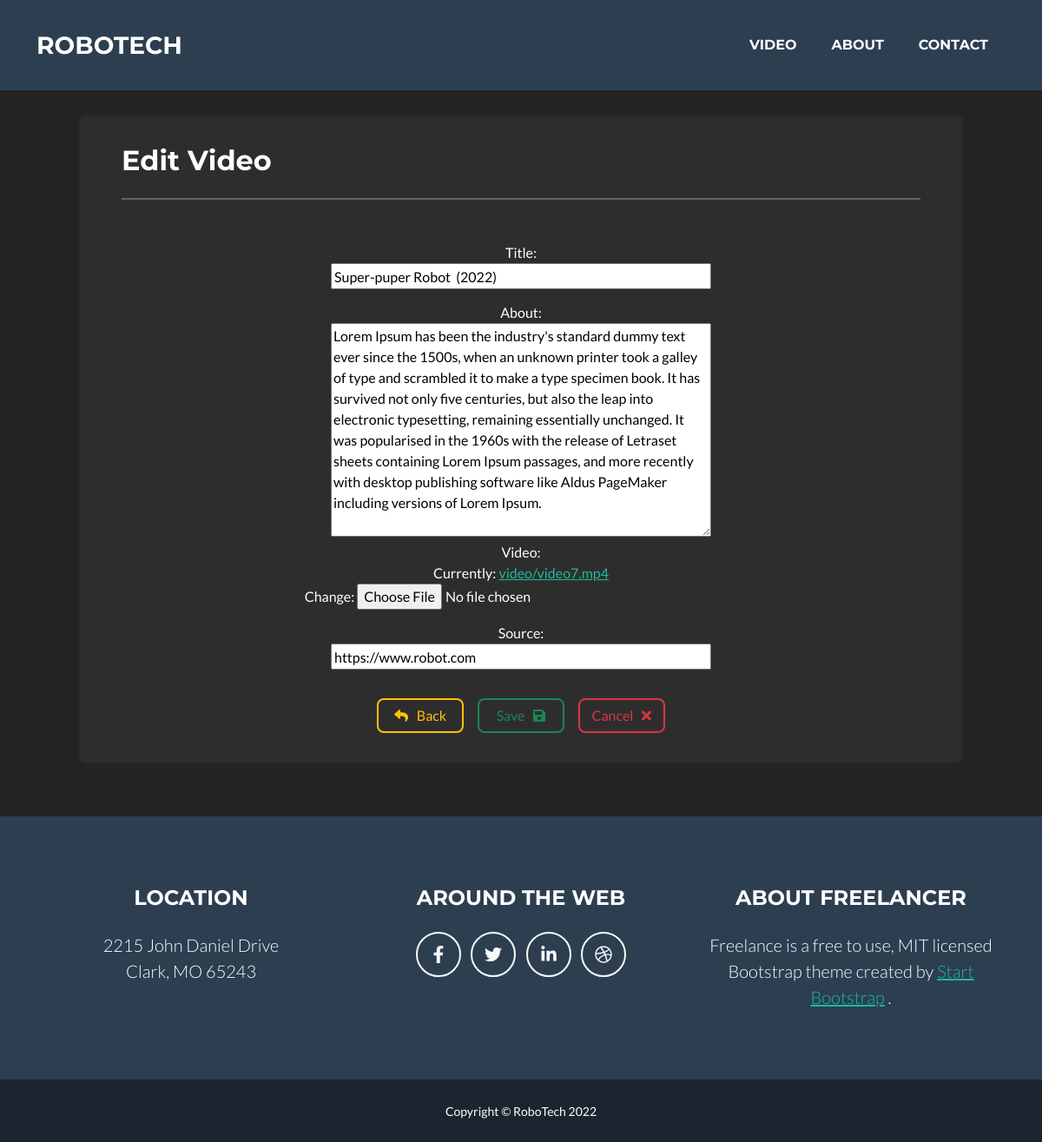
/video/edit/1, run on the app's committed database.
### video/models.py (models this page shows, shortened)
class Post(models.Model):
    title = models.CharField(max_length=256, unique=True, null=False)
    about = models.TextField(max_length=500, null=False)
    video = models.FileField(null=False, upload_to='video/')
    published = models.DateTimeField(null=False, auto_now_add=True, blank=True)
    source = models.URLField(null=True)

### video/views.py (the view, shortened to what this page needs)
# urls.py: re_path(r'^edit/(?P<post_id>[0-9]+)$', edit),
def edit(request, post_id):
    data = dict()
    post = Post.objects.get(id=post_id)
    if request.method == 'GET':
        data['form'] = PostForm(instance=post)
        data['post'] = post
        return render(request, 'video/edit.html', context=data)

### video/forms.py
class PostForm(forms.ModelForm):
    class Meta:
        model = Post
        fields = ('title', 'about', 'video', 'source')

### templates/video/edit.html (shortened to what this page needs)
{% extends 'layouts/base.html' %}
{% block content %}
<br>
<br>
<br>
<div class="my_body">
 <div class="card">
     <h2 style="color: white">Edit Video</h2>
    <hr>
<div class="main-box container text-center mt-5">
    <form action="/video/edit/{{ post.id }}" method="post" style="margin: -15px 10px" enctype="multipart/form-data">
        <div>
            {% for field in form %}
                <div class="form-group">
                    {{ field.label_tag }}
                    <div>{{ field }}</div>
                </div>
                {% endfor %}
            </div>
        <div class="btn-group">
            <div class="row lower">
             <div><a href="/video/details/{{ post.id }}" class="btn btn-outline-warning btn1"><i class="fa fa-reply my_i1"></i>Back</a></div>
         </div>
         <div class="row lower">
             <div>
                 <button type="submit" class="btn btn-outline-success btn1">Save<i class="fa fa-save my_i2"></i></button>
             </div>
         </div>
         <div class="row lower">
             <div>
                 <button type="reset" class="btn btn-outline-danger btn1">Cancel<i class="fa fa-times my_i2"></i></button>
             </div>
         </div>
        </div>
    </form>
    </div>
     </div>
</div>
{% endblock content %}

### templates/video/edit.html (style rules this page uses)
.my_body { margin: 0; background-size: cover; min-height: 70vh; display: flex; align-items: center; justify-content: center; background-color: rgb(36, 35, 35); }
.card { width: 85%; margin: 5% 0; padding: 2rem 3rem; background-color: rgb(46, 45, 45); color: white; }
.form-group input { width: 50%; height: 30px; margin-bottom: 15px; }
.form-group textarea { width: 50%; }
body { background-color: rgb(36, 35, 35); }
.btn1 { margin: 2% 8px; width: 100px; }
.btn-group { margin-top: 15px; margin-bottom: 15px; }
.my_i1 { margin-right: 10px; }
.my_i2 { margin-left: 10px; }

### data on the page
Post: form "Super-puper Robot (2022)" "Lorem Ipsum has been the industry's standard dummy text ever since the 1500s, when an unknown printer took a galley of type and scrambled it to make a type specimen book. It has survived not only five centuries, but also the leap into electronic typesetting, remaining essentially unchanged. It was popularised in the 1960s with the release of Letraset sheets containing Lorem Ipsum passages, and more recently with desktop publishing software like Aldus PageMaker including versions of Lorem Ipsum." "https://www.robot.com"

### other printed values
{{ field.label_tag }} "Title:" "About:" "Video:" "Source:"
